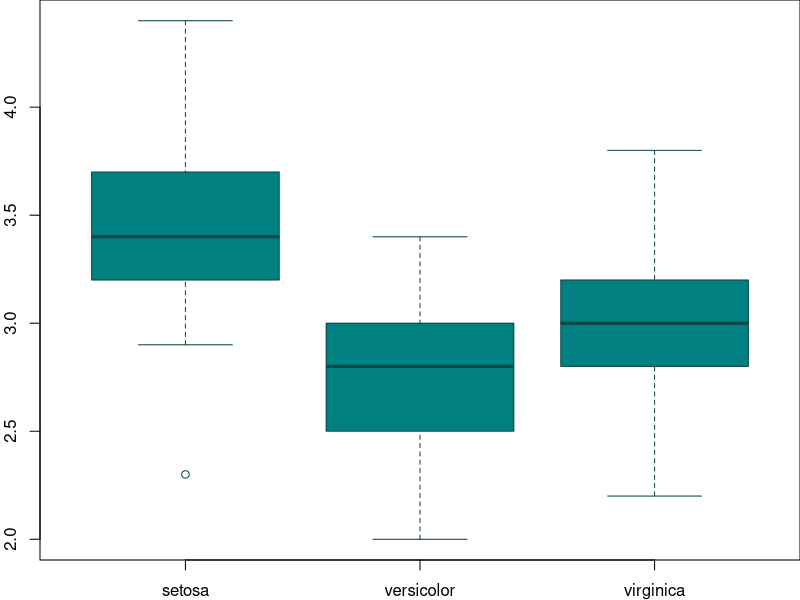

Write the R code that produced this figure.
## ---- chunk 1
knitr::opts_chunk$set(results = 'asis',
                      echo = FALSE,
                      warning = FALSE,
                      tidy = FALSE,
                      message = FALSE,
                      fig.align = 'center',
                      out.width = "100%")
options(knitr.table.format = "html") 
## ---- chunk 2
#trim whitespace
par(mar=c(2,2,0,0))
#plot boxplots
boxplot(iris$Sepal.Width~iris$Species,
        col = "#008080", 
        border = "#0b4545",
        ylab = "Sepal Width (cm)",
        xlab = "Species")
